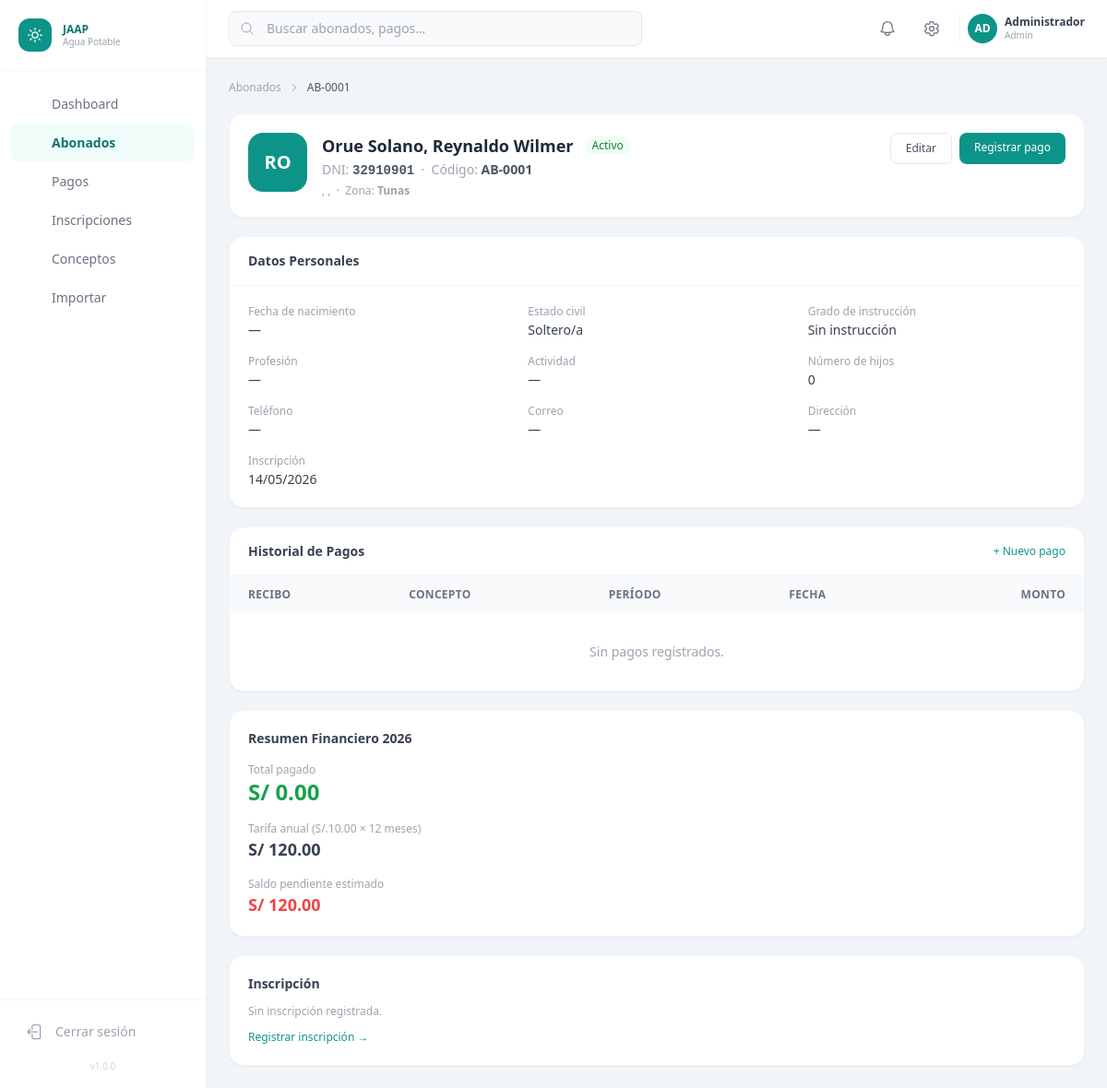
The app's page /abonados/ver.php?id=1 (signed in) with its own data.
### tables this page shows
CREATE TABLE `abonados` (
  `id`                INT UNSIGNED    NOT NULL AUTO_INCREMENT,
  `codigo`            VARCHAR(20)     NOT NULL COMMENT 'Código interno del abonado',
  `dni`               VARCHAR(8)      NOT NULL,
  `nombres`           VARCHAR(100)    NOT NULL,
  `apellidos`         VARCHAR(100)    NOT NULL,
  `fecha_nacimiento`  DATE            NULL,
  `departamento`      VARCHAR(100)    NOT NULL DEFAULT '',
  `provincia`         VARCHAR(100)    NOT NULL DEFAULT '',
  `distrito`          VARCHAR(100)    NOT NULL DEFAULT '',
  `direccion`         TEXT            NULL,
  `zona`              ENUM('porvenir','tunas','cerro_de_pasco') NOT NULL DEFAULT 'porvenir',
  `profesion`         VARCHAR(100)    NULL,
  `actividad`         VARCHAR(100)    NULL,
  `grado_instruccion` ENUM(
    'sin_instruccion','primaria_incompleta','primaria_completa',
    'secundaria_incompleta','secundaria_completa',
    'tecnico','universitario','posgrado'
  ) NOT NULL DEFAULT 'sin_instruccion',
  `estado_civil`      ENUM('soltero','casado','conviviente','viudo','divorciado') NOT NULL DEFAULT 'soltero',
  `telefono`          VARCHAR(15)     NULL,
  `email`             VARCHAR(100)    NULL,
  `numero_hijos`      TINYINT UNSIGNED NOT NULL DEFAULT 0,
  `fecha_inscripcion` DATE            NULL,
  `estado`            ENUM('activo','inactivo','suspendido') NOT NULL DEFAULT 'activo',
  `observaciones`     TEXT            NULL,
  `creado_por`        INT UNSIGNED    NULL,
  `created_at`        TIMESTAMP       NOT NULL DEFAULT CURRENT_TIMESTAMP,
  `updated_at`        TIMESTAMP       NOT NULL DEFAULT CURRENT_TIMESTAMP ON UPDATE CURRENT_TIMESTAMP,
  PRIMARY KEY (`id`),
  UNIQUE KEY `uk_dni`    (`dni`),
  UNIQUE KEY `uk_codigo` (`codigo`),
  KEY `idx_zona`   (`zona`),
  KEY `idx_estado` (`estado`),
  CONSTRAINT `fk_abonado_creado` FOREIGN KEY (`creado_por`) REFERENCES `usuarios_sistema` (`id`) ON DELETE SET NULL
);

### config/config.php (called while the page is built, shortened)
<?php
function e(string $s): string
{
    return htmlspecialchars($s, ENT_QUOTES | ENT_HTML5, 'UTF-8');
}

### abonados/ver.php (the view, shortened to what this page needs)
<?php
$id = (int)($_GET['id'] ?? 0);
$pdo = getDB();
$stmt = $pdo->prepare("SELECT * FROM abonados WHERE id = ?");
$stmt->execute([$id]);
$a = $stmt->fetch();
$pagosStmt = $pdo->prepare("
    SELECT p.*, c.nombre AS concepto, pc.nombre AS periodo
    FROM pagos p
    JOIN conceptos c ON c.id = p.concepto_id
    LEFT JOIN periodos_cobro pc ON pc.id = p.periodo_id
    WHERE p.abonado_id = ?
    ORDER BY p.fecha_pago DESC
");
$pagosStmt->execute([$id]);
$pagosRows = $pagosStmt->fetchAll();
$inscStmt = $pdo->prepare("SELECT * FROM inscripciones WHERE abonado_id = ? ORDER BY id DESC LIMIT 1");
$inscStmt->execute([$id]);
$inscripcion = $inscStmt->fetch();
require_once __DIR__ . '/../includes/header.php';
require_once __DIR__ . '/../includes/sidebar.php';
?>
<div class="flex flex-col flex-1 overflow-hidden">
  <?php require_once __DIR__ . '/../includes/topbar.php'; ?>
  <main class="flex-1 overflow-y-auto p-6 space-y-5">
    <div class="flex items-center gap-2 text-xs text-gray-400 mb-1">
      <a href="<?= APP_URL ?>/abonados/index.php" class="hover:text-brand-600">Abonados</a>
      <svg class="w-3 h-3" fill="none" viewBox="0 0 24 24" stroke-width="2" stroke="currentColor">
        <path stroke-linecap="round" stroke-linejoin="round" d="m8.25 4.5 7.5 7.5-7.5 7.5" />
      </svg>
      <span class="text-gray-600 font-medium"><?= e($a['codigo']) ?></span>
    </div>
    <div class="bg-white rounded-2xl shadow-sm border border-gray-100 p-5 flex flex-col sm:flex-row gap-4 items-start">
      <div class="w-16 h-16 rounded-2xl bg-brand-600 flex items-center justify-center text-white text-xl font-bold flex-shrink-0">
        <?= e(mb_strtoupper(mb_substr($a['nombres'], 0, 1) . mb_substr($a['apellidos'], 0, 1))) ?>
      </div>
      <div class="flex-1 min-w-0">
        <div class="flex items-center gap-3 flex-wrap">
          <h1 class="text-lg font-bold text-gray-800"><?= e($a['apellidos'] . ', ' . $a['nombres']) ?></h1>
          <?php
            $cls = ['activo'=>'bg-green-50 text-green-700','inactivo'=>'bg-gray-100 text-gray-500','suspendido'=>'bg-red-50 text-red-600'];
          ?>
          <span class="<?= $cls[$a['estado']] ?? '' ?> text-xs font-medium px-2 py-0.5 rounded-full capitalize">
            <?= e(ESTADOS_ABONADO[$a['estado']] ?? $a['estado']) ?>
          </span>
        </div>
        <p class="text-sm text-gray-400 mt-0.5">
          DNI: <strong class="text-gray-600 font-mono"><?= e($a['dni']) ?></strong> &nbsp;·&nbsp;
          Código: <strong class="text-gray-600"><?= e($a['codigo']) ?></strong>
        </p>
        <p class="text-xs text-gray-400 mt-1">
          <?= e($a['distrito'] . ', ' . $a['provincia'] . ', ' . $a['departamento']) ?>
          &nbsp;·&nbsp; Zona: <strong><?= e(ZONAS[$a['zona']] ?? $a['zona']) ?></strong>
        </p>
      </div>
      <div class="flex gap-2 flex-shrink-0">
        <a href="<?= APP_URL ?>/abonados/editar.php?id=<?= $id ?>"
           class="px-4 py-2 text-xs font-medium border border-gray-200 rounded-lg hover:bg-gray-50 transition-colors text-gray-600">
          Editar
        </a>
        <a href="<?= APP_URL ?>/pagos/registrar.php?abonado_id=<?= $id ?>"
           class="px-4 py-2 text-xs font-medium bg-brand-600 hover:bg-brand-700 text-white rounded-lg transition-colors">
          Registrar pago
        </a>
      </div>
    </div>
    <div class="grid grid-cols-1 xl:grid-cols-3 gap-5">
      <div class="xl:col-span-2 space-y-5">
        <div class="bg-white rounded-2xl shadow-sm border border-gray-100 overflow-hidden">
          <div class="px-5 py-4 border-b border-gray-100"><h2 class="text-sm font-semibold text-gray-700">Datos Personales</h2></div>
          <div class="p-5 grid grid-cols-2 sm:grid-cols-3 gap-x-6 gap-y-4 text-sm">
            <?php
            $campos = [
              ['Fecha de nacimiento', $a['fecha_nacimiento'] ? date('d/m/Y', strtotime($a['fecha_nacimiento'])) : '—'],
              ['Estado civil',        ESTADOS_CIVILES[$a['estado_civil']] ?? $a['estado_civil']],
              ['Grado de instrucción',GRADOS_INSTRUCCION[$a['grado_instruccion']] ?? $a['grado_instruccion']],
              ['Profesión',           $a['profesion'] ?: '—'],
              ['Actividad',           $a['actividad'] ?: '—'],
              ['Número de hijos',     $a['numero_hijos']],
              ['Teléfono',            $a['telefono'] ?: '—'],
              ['Correo',              $a['email'] ?: '—'],
              ['Dirección',           $a['direccion'] ?: '—'],
              ['Inscripción',         $a['fecha_inscripcion'] ? date('d/m/Y', strtotime($a['fecha_inscripcion'])) : '—'],
            ];
            foreach ($campos as [$label, $val]):
            ?>
              <div>
                <p class="text-xs text-gray-400"><?= e($label) ?></p>
                <p class="font-medium text-gray-700 mt-0.5"><?= e((string)$val) ?></p>
              </div>
            <?php endforeach; ?>
          </div>
        </div>
        <div class="bg-white rounded-2xl shadow-sm border border-gray-100 overflow-hidden">
          <div class="px-5 py-4 border-b border-gray-100 flex items-center justify-between">
            <h2 class="text-sm font-semibold text-gray-700">Historial de Pagos</h2>
            <a href="<?= APP_URL ?>/pagos/registrar.php?abonado_id=<?= $id ?>"
               class="text-xs font-medium text-brand-600 hover:underline">+ Nuevo pago</a>
          </div>
          <div class="overflow-x-auto">
            <table class="w-full text-sm">
              <thead class="bg-gray-50 text-xs text-gray-500 uppercase tracking-wide">
                <tr>
                  <th class="px-5 py-3 text-left">Recibo</th>
                  <th class="px-5 py-3 text-left">Concepto</th>
                  <th class="px-5 py-3 text-left">Período</th>
                  <th class="px-5 py-3 text-left">Fecha</th>
                  <th class="px-5 py-3 text-right">Monto</th>
                </tr>
              </thead>
              <tbody class="divide-y divide-gray-50">
                <?php if (empty($pagosRows)): ?>
                  <tr><td colspan="5" class="px-5 py-8 text-center text-gray-400">Sin pagos registrados.</td></tr>
                <?php endif; ?>
              </tbody>
            </table>
          </div>
        </div>
      </div>
      <div class="space-y-5">
        <?php
          $totalPagado  = array_sum(array_column($pagosRows, 'monto_total'));
          $tarifa       = TARIFA_MENSUAL * 12;
          $deuda        = max(0, $tarifa - $totalPagado);
        ?>
        <div class="bg-white rounded-2xl shadow-sm border border-gray-100 p-5 space-y-4">
          <h3 class="text-sm font-semibold text-gray-700">Resumen Financiero <?= date('Y') ?></h3>
          <div>
            <p class="text-xs text-gray-400">Total pagado</p>
            <p class="text-2xl font-bold text-green-600">S/ <?= number_format($totalPagado, 2) ?></p>
          </div>
          <div>
            <p class="text-xs text-gray-400">Tarifa anual (S/.<?= number_format(TARIFA_MENSUAL, 2) ?> × 12 meses)</p>
            <p class="text-lg font-semibold text-gray-700">S/ <?= number_format($tarifa, 2) ?></p>
          </div>
          <div>
            <p class="text-xs text-gray-400">Saldo pendiente estimado</p>
            <p class="text-lg font-bold <?= $deuda > 0 ? 'text-red-500' : 'text-green-600' ?>">
              S/ <?= number_format($deuda, 2) ?>
            </p>
          </div>
        </div>
        <div class="bg-white rounded-2xl shadow-sm border border-gray-100 p-5">
          <h3 class="text-sm font-semibold text-gray-700 mb-3">Inscripción</h3>
          <?php if ($inscripcion): ?>
            <p class="text-xs text-gray-400">Fecha</p>
            <p class="font-medium text-gray-700"><?= date('d/m/Y', strtotime($inscripcion['fecha_inscripcion'])) ?></p>
            <p class="text-xs text-gray-400 mt-2">Monto</p>
            <p class="font-medium text-gray-700">S/ <?= number_format((float)$inscripcion['monto'], 2) ?></p>
            <p class="text-xs text-gray-400 mt-2">Estado</p>
            <span class="text-xs font-medium px-2 py-0.5 rounded-full capitalize
              <?= ['pendiente'=>'bg-yellow-50 text-yellow-700','aprobada'=>'bg-green-50 text-green-700','rechazada'=>'bg-red-50 text-red-600','cancelada'=>'bg-gray-100 text-gray-500'][$inscripcion['estado']] ?? '' ?>">
              <?= e($inscripcion['estado']) ?>
            </span>
          <?php else: ?>
            <p class="text-xs text-gray-400">Sin inscripción registrada.</p>
            <a href="<?= APP_URL ?>/inscripciones/registrar.php?abonado_id=<?= $id ?>"
               class="mt-3 inline-flex text-xs text-brand-600 hover:underline font-medium">
              Registrar inscripción →
            </a>
          <?php endif; ?>
        </div>
      </div>
    </div>
  </main>
</div>
<?php require_once __DIR__ . '/../includes/footer.php'; ?>

### records on screen
abonados: codigo "AB-0001", nombres+apellidos "RO", apellidos+nombres "Orue Solano, Reynaldo Wilmer", estado "Activo", dni "32910901", distrito+provincia+departamento ", ,", zona "Tunas"

### other values on screen
$item['label'] "Dashboard"
$item['label'] "Abonados"
$item['label'] "Pagos"
$item['label'] "Inscripciones"
$item['label'] "Conceptos"
$item['label'] "Importar"
APP_VERSION "1.0.0"
mb_substr($user['nombre'], 0, 2) "AD"
$user['nombre'] "Administrador"
$user['rol'] "Admin"
$label "Fecha de nacimiento"
$val "—"
$label "Estado civil"
$val "Soltero/a"
$label "Grado de instrucción"
